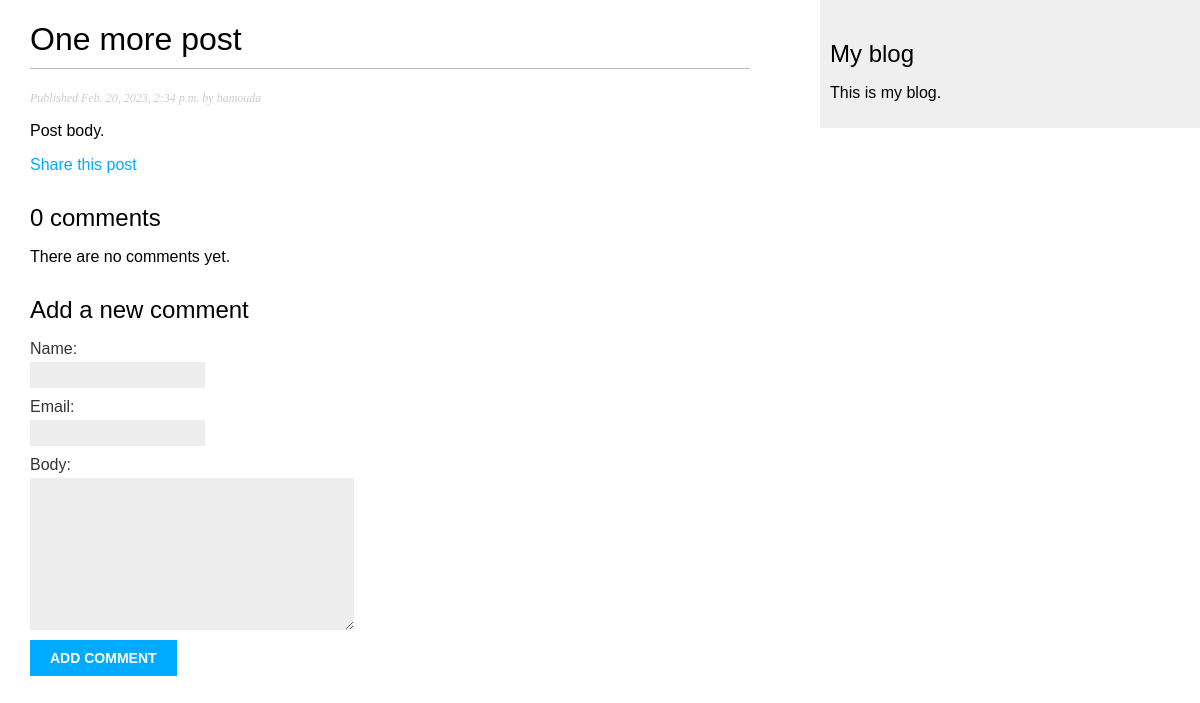
Page /blog/2023/02/20/one-more-post/ on the committed database.
### blog/models.py (models this page shows, shortened)
class Post(models.Model):
    class Status(models.TextChoices):
        DRAFT = 'DF' , 'Draft'
        PUBLISHED = 'PB' , 'Published'
    tags = TaggableManager()
    objects = models.Manager() # The default manager.
    published = PublishedManager() # Our custom manager.
    author = models.ForeignKey(User, related_name='blog_posts', on_delete=models.CASCADE)
    title = models.CharField(max_length=250)
    slug = models.SlugField(max_length=250, unique_for_date='publish')
    body = models.TextField()
    publish = models.DateTimeField(default=timezone.now)
    created = models.DateTimeField(auto_now_add=True)
    updated = models.DateTimeField(auto_now=True)
    status = models.CharField(max_length=2, choices=Status.choices, default=Status.DRAFT)
    class Meta:
        ordering = ['-publish']
        indexes = [ models.Index(fields=[ '-publish' ]),]

### blog/views.py (the view)
def post_detail(request, year, month, day, post):
    post = get_object_or_404(Post, slug=post,
                        publish__year=year,
                        publish__month=month,
                        publish__day=day)
    comments = post.comments.filter(active=True)
    if request.method == 'POST':
        comment_form = CommentForm(data=request.POST)
        if comment_form.is_valid():
            new_comment = comment_form.save(commit=False)
            new_comment.post = post
            new_comment.save()
    else:
        comment_form = CommentForm()
    return render(request,'blog/post/detail.html',{'post': post,
                                                'comments': comments,
                                                'comment_form': comment_form})

### blog/forms.py
class CommentForm(forms.ModelForm):
    class Meta:
        model = Comment
        fields = ('name', 'email', 'body')

### blog/templates/blog/post/detail.html (shortened to what this page needs)
{% extends "blog/base.html" %}
{% block content %}
<h1>{{ post.title }}</h1>
<p class="date">
    Published {{ post.publish }} by {{ post.author }}
</p>
{{ post.body|linebreaks }}
<p>
    <a href='{% url "blog:post_share" post.id %}'>
        Share this post
    </a>
</p>
{% with comments.count as total_comments %}
<h2>
    {{ total_comments }} comment{{ total_comments|pluralize }}
</h2>
{% endwith %}
{% for comment in comments %}
<div class="comment">
    <p class="info">
        Comment {{ forloop.counter }} by {{ comment.name }}
        {{ comment.created }}
    </p>
    {{ comment.body|linebreaks }}
</div>
{% empty %}
<p>There are no comments yet.</p>
{% endfor %}
{% if new_comment %}
<h2>Your comment has been added.</h2>
{% else %}
<h2>Add a new comment</h2>
<form action="." method="post">
    {{ comment_form.as_p }}
    <p><input type="submit" value="Add comment"></p>
</form>
{% endif %}
{% endblock %}

### blog/static/css/blog.css (style rules this page uses)
body { margin:0; padding:0; font-family:helvetica, sans-serif; }
a { color:#00abff; text-decoration:none; }
h1 { font-weight:normal; border-bottom:1px solid #bbb; padding:0 0 10px 0; }
h2 { font-weight:normal; margin:30px 0 0; }
p.date { color:#ccc; font-family: georgia, serif; font-size: 12px; font-style: italic; }
label { float:left; clear:both; color:#333; margin-bottom:4px; }
input, textarea { clear:both; float:left; margin:0 0 10px; background:#ededed; border:0; padding:6px 10px; font-size:12px; }
input[type=submit] { font-weight:bold; background:#00abff; color:#fff; padding:10px 20px; font-size:14px; text-transform:uppercase; }

### rows in the picture
Post: title "One more post", publish "Feb. 20, 2023, 2:34 p.m.", author "hamouda", body "Post body."

### other values in the picture
{{ total_comments }} "0"
